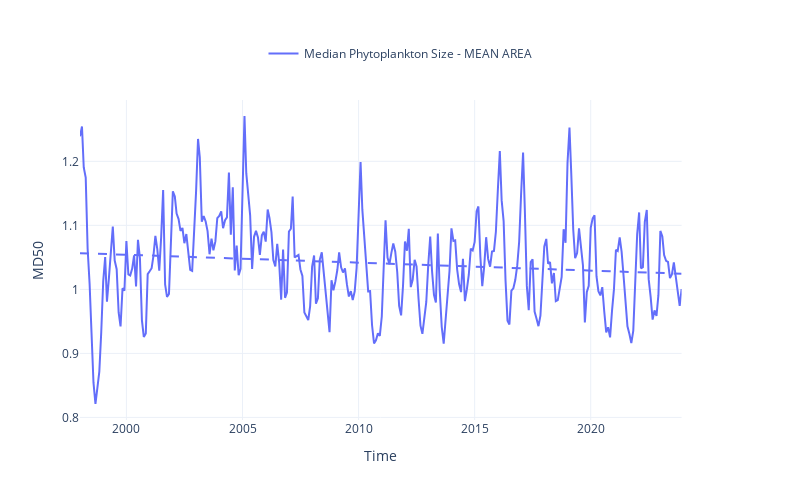

Write notebook code for a chart like this one.
### Code cell
fig = plot_timeseries_interactive(dict_plot, trendline=True, scatter_dict = None);

### Figure 1 — Plotly figure (JSON) as saved in the notebook; plotly's stock layout.template omitted (floating-point values rounded to 4 significant figures; data arrays with more than 128 entries replaced by an {"elided": "..."} marker saying what was removed)
{"data": [{"line": {"color": "#636EFA"}, "name": "Median Phytoplankton Size - MEAN AREA", "type": "scatter", "x": {"elided": "312 str values"}, "xaxis": "x", "y": {"elided": "312 float values"}, "yaxis": "y"}, {"line": {"color": "#636EFA", "dash": "dash"}, "mode": "lines", "name": "Median Phytoplankton Size - MEAN AREA (Trend)", "showlegend": false, "type": "scatter", "x": {"elided": "312 str values"}, "xaxis": "x", "y": {"elided": "312 float values"}, "yaxis": "y"}], "layout": {"height": 500, "legend": {"font": {"size": 12}, "orientation": "h", "x": 0.5, "xanchor": "center", "y": 1.1, "yanchor": "bottom"}, "title": {"text": " "}, "width": 800, "xaxis": {"anchor": "y", "domain": [0, 0.94], "title": {"text": "Time"}}, "yaxis": {"anchor": "x", "domain": [0, 1], "title": {"text": "MD50"}}, "yaxis2": {"anchor": "x", "overlaying": "y", "side": "right"}}}
